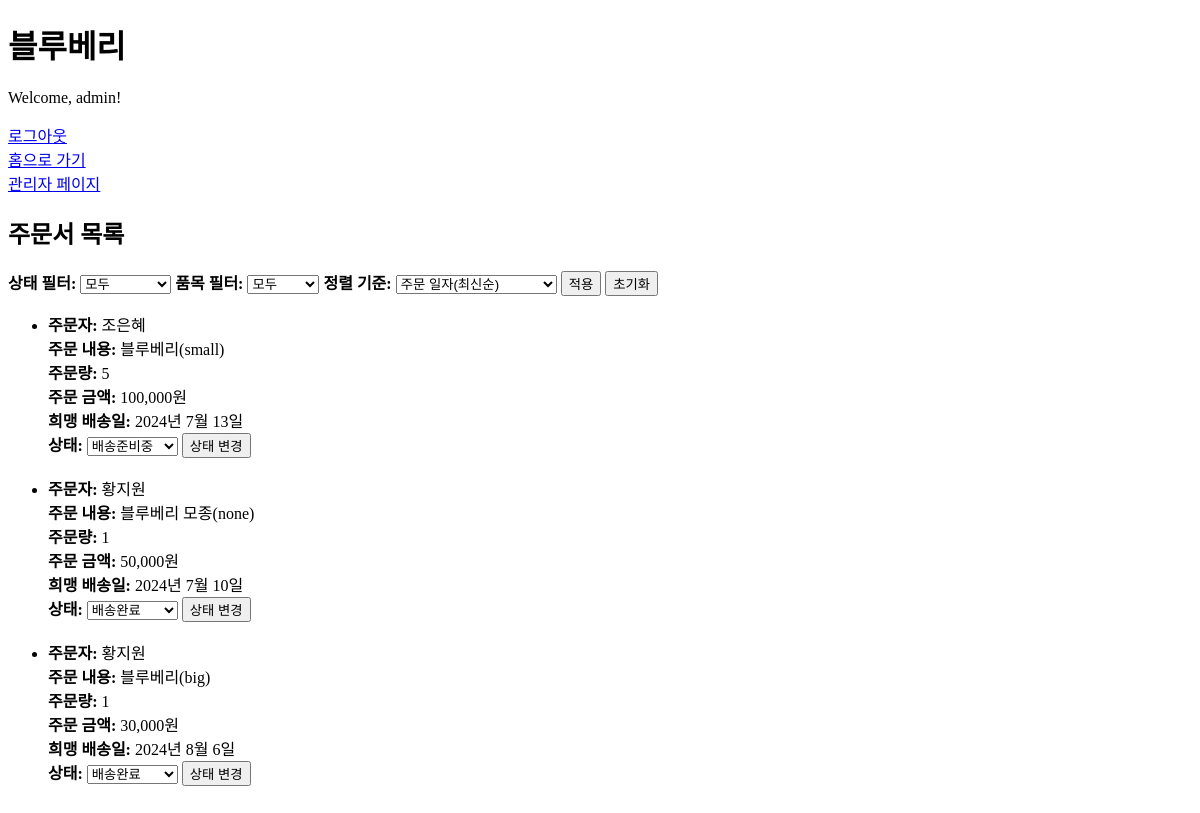
The app's page /custom-admin/orders/ (signed in), older data.
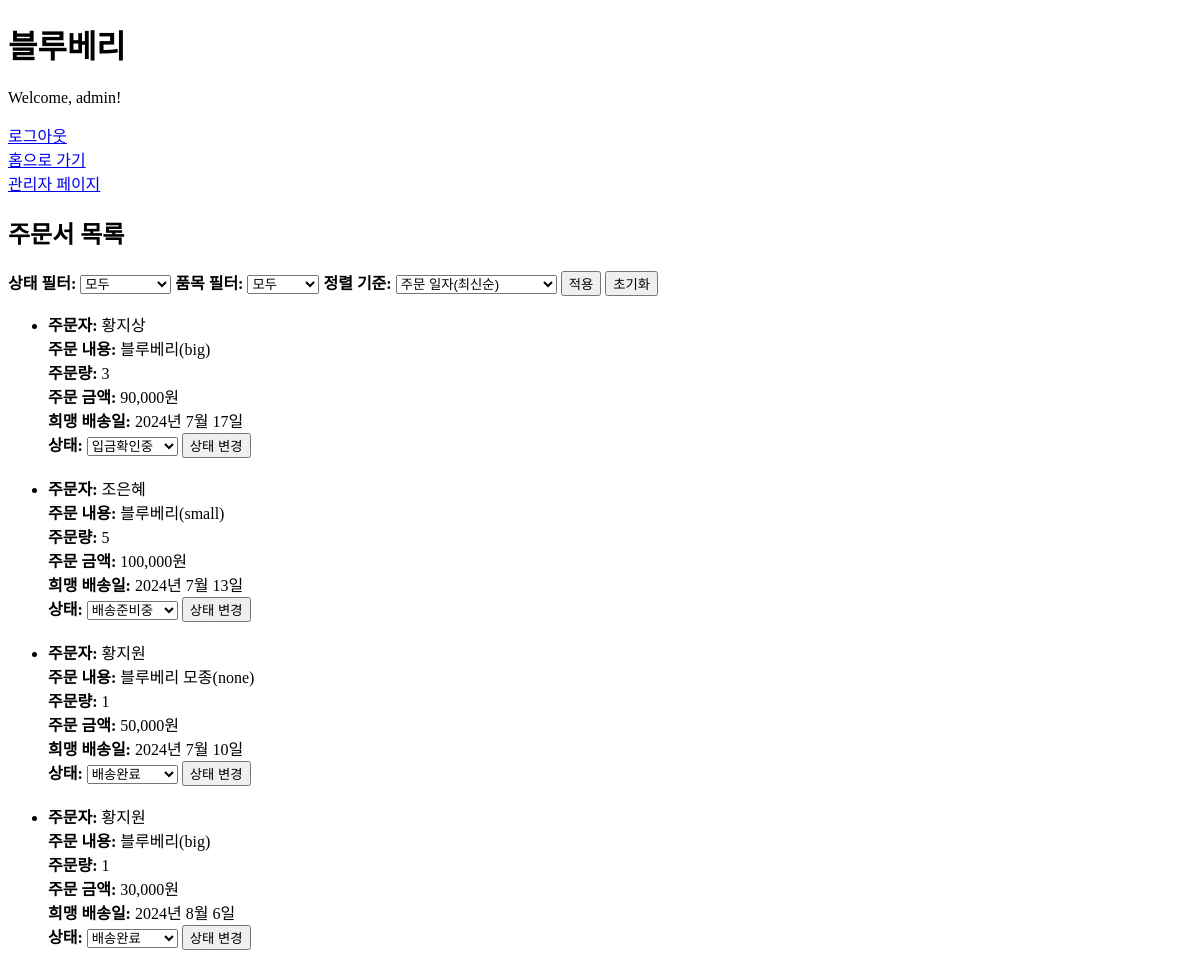
The same page, newer data.
### orders/models.py (models this page shows, shortened)
class Order(models.Model):
    SIZE_CHOICES = [
        ('small', '소과'),
        ('big', '대과'),
        ('none', '모종(해당없음)'),
    ]
    STATUS_CHOICES = [
        ('pending', '입금확인중'),
        ('preparing', '배송준비중'),
        ('shipping', '배송중'),
        ('completed', '배송완료'),
    ]
    user = models.ForeignKey(User, on_delete=models.CASCADE)
    item = models.ForeignKey(Item, on_delete=models.CASCADE)
    size = models.CharField(max_length=5, choices=SIZE_CHOICES, null=True, blank=True)
    quantity = models.PositiveIntegerField()
    name = models.CharField(max_length=100)
    contact = models.CharField(max_length=100)
    postcode = models.CharField(max_length=10)
    address = models.CharField(max_length=255)
    detail_address = models.CharField(max_length=255)
    preferred_delivery_date = models.DateField()
    depositor_name = models.CharField(max_length=100)
    status = models.CharField(max_length=10, choices=STATUS_CHOICES, default='입금확인중')
    review_written = models.BooleanField(default=False) #TODO
    total_price = models.DecimalField(max_digits=10, decimal_places=0, editable=False)

### items/models.py (models this page shows)
class Item(models.Model):
    CATEGORY_CHOICES = [
        ('fruit','과일'),
        ('seed','모종'),
    ]
    name = models.CharField(max_length=100)
    category = models.CharField(max_length=20,choices=CATEGORY_CHOICES)
    price_per_small = models.DecimalField(max_digits=10, decimal_places=0, null=True, blank=True)
    price_per_big = models.DecimalField(max_digits=10, decimal_places=0, null=True, blank=True)
    price_per_unit = models.DecimalField(max_digits=10, decimal_places=0, null=True, blank=True)
    def __str__(self):
        return self.name

### custom_admin/views.py (the view)
    def wrapped_view_func(request, *args, **kwargs):
        if not request.user.is_staff:
            messages.error(request, "관리자만 권한이 있는 페이지입니다.")
            return redirect('home')
        return view_func(request, *args, **kwargs)

### custom_admin/views.py (called while the page is built)
def admin_required(view_func):
    def wrapped_view_func(request, *args, **kwargs):
        if not request.user.is_staff:
            messages.error(request, "관리자만 권한이 있는 페이지입니다.")
            return redirect('home')
        return view_func(request, *args, **kwargs)
    return wrapped_view_func

@admin_required
def order_list(request):
    orders = Order.objects.all()
    get_status = request.GET.get('status')
    if get_status:
        orders = orders.filter(status=get_status)
    get_item = request.GET.get('item')
    if get_item:
        orders = orders.filter(item__category=get_item)
    sort_by = request.GET.get('sort_by')
    if sort_by:
        if sort_by == "total_price":
            orders = orders.order_by(sort_by).reverse()
        elif sort_by == "preferred_delievery_date":
            orders = orders.order_by(sort_by)
    else: # 기본은 최신순
        orders = orders.order_by('-id')
    return render(request, 'custom_admin/order_list.html', {'orders': orders})

### custom_admin/templates/custom_admin/order_list.html (shortened to what this page needs)
{% extends 'base.html' %}
{% block content %}
<a href="{% url 'home' %}">홈으로 가기</a><br>
<a href="{% url 'admin_dashboard' %}">관리자 페이지</a>
<h2>주문서 목록</h2>
<form method="get">
    <strong>상태 필터:</strong>
    <select name="status">
        <option value="">모두</option>
    </select>
    <strong>품목 필터:</strong>
    <select name="item">
        <option value="">모두</option>
    </select>
    <strong>정렬 기준:</strong>
    <select name="sort_by">
        <option value="">주문 일자(최신순)</option>
    </select>
    <button type="submit">적용</button>
    <a href="{% url 'admin_order_list' %}">
      <button type="button">초기화</button>
    </a>
</form>
<ul>
    {% for order in orders %}
    <li>
        <strong>주문자:</strong> {{ order.name }}<br>
        <strong>주문 내용:</strong> {{ order.item }}({{ order.size }})<br>
        <strong>주문량:</strong> {{ order.quantity }}<br>
        <strong>주문 금액:</strong> {{ order.total_price }}원<br>
        <strong>희맹 배송일:</strong> {{ order.preferred_delivery_date }}<br>
        <form action="{% url 'update_order_status' order.id %}"method="post">
            <strong>상태:</strong>
            <select name="status">
                <option value="{{ order.status }}"selected disabled hidden>{{ order.get_status_display }}</option>
            </select>
            <button type="submit">상태 변경</button>
        </form>
        <br>
    </li>
    {% endfor %}
</ul>
{% endblock %}

### templates/base.html (shortened to what this page needs)
<!DOCTYPE html>
<html>
<head>
</head>
<body>
    <header>
        <h1>블루베리</h1>
        {% if user.is_authenticated %}
            <p>Welcome, {{ user.username }}!</p>
            <a href="{% url 'logout' %}">로그아웃</a>
        {% else %}
            <a href="{% url 'signup' %}">가입</a>
            <a href="{% url 'login' %}">로그인</a>
        {% endif %}
    </header>
    <main>
        {% block content %}
        {% endblock %}
    </main>
</body>
</html>

Row changes from the older to the newer data that the page shows:
added Order: name "황지상", item "블루베리", size "big", quantity "3", total_price "90,000", preferred_delivery_date "2024년 7월 17일", status "입금확인중"
